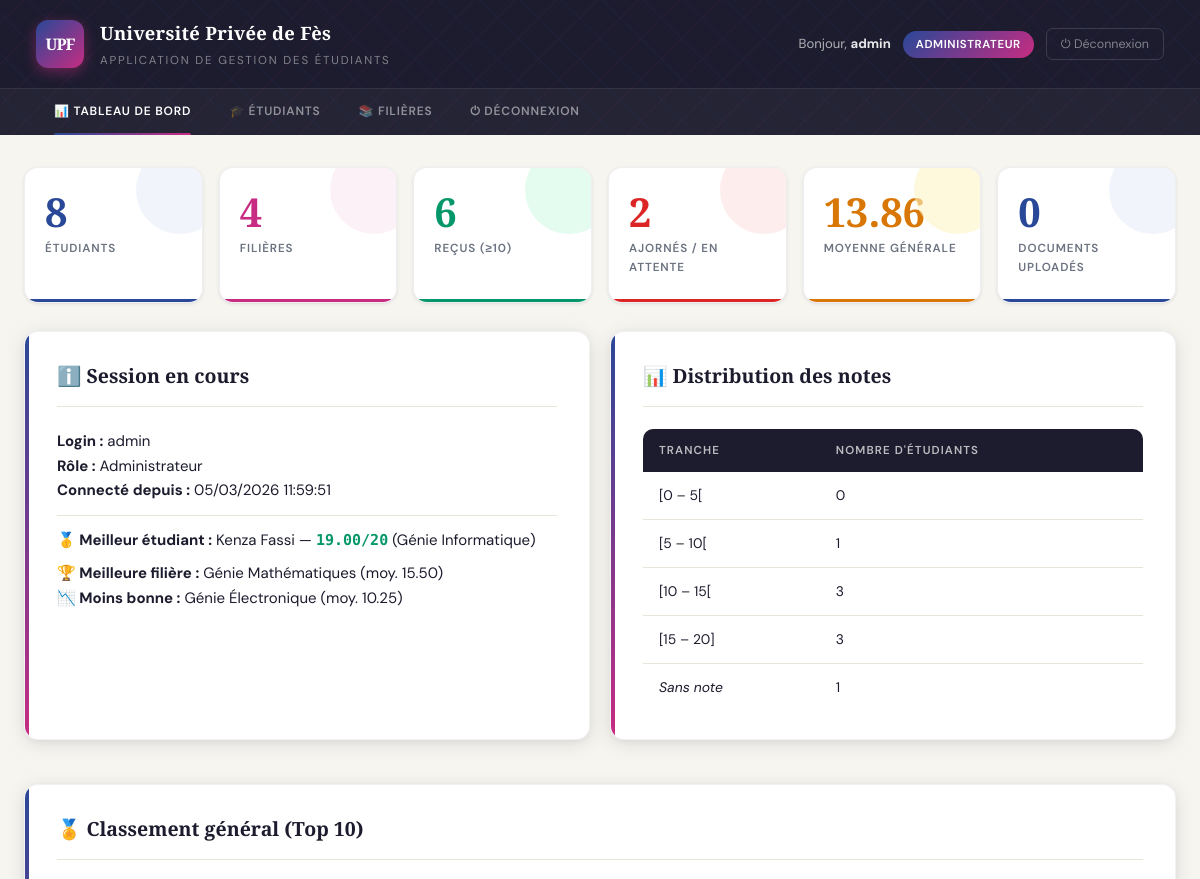
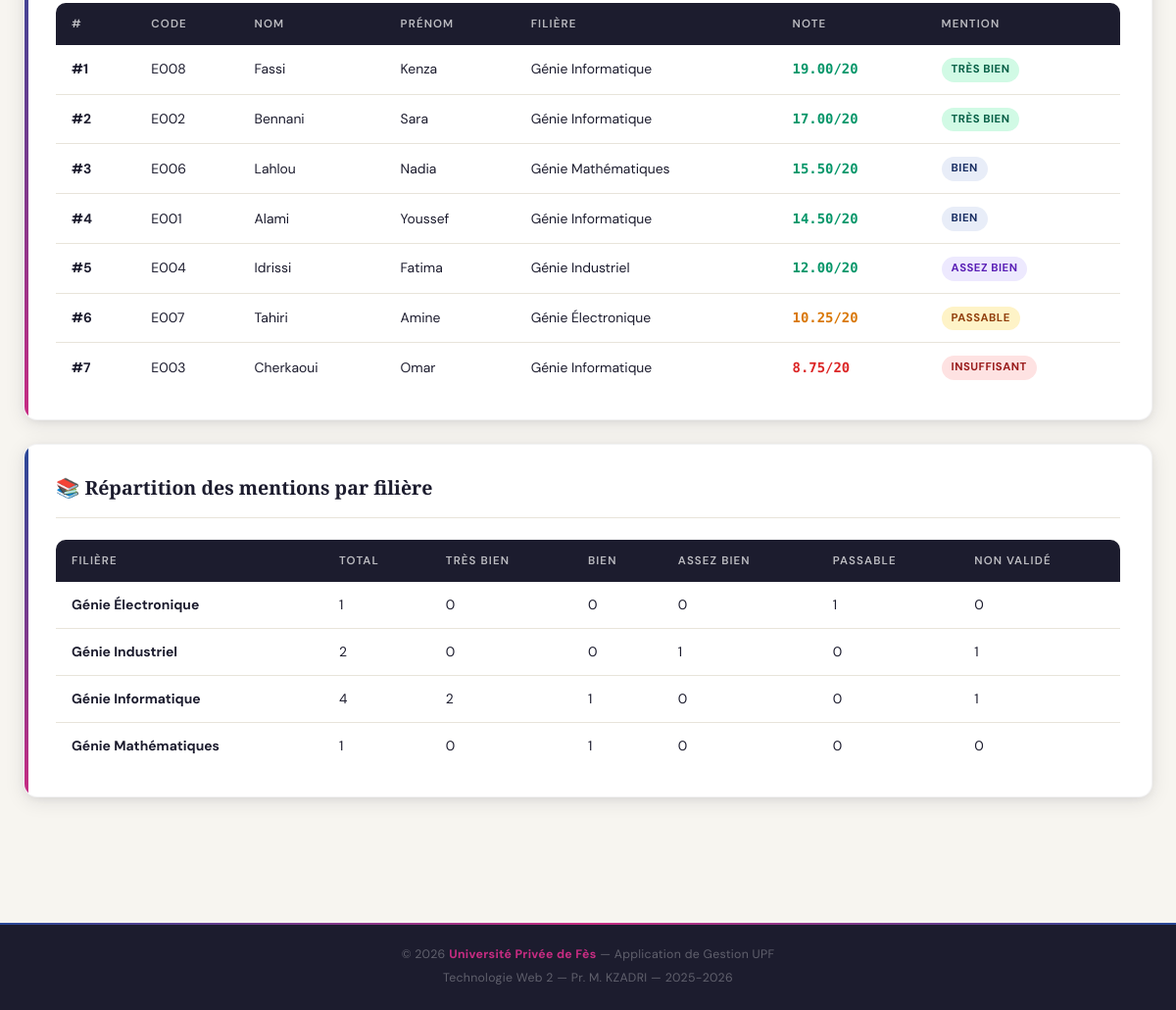
/admin/dashboard.php (signed in), run on the app's committed database (2 pictures, top to bottom).
### tables this page shows
CREATE TABLE IF NOT EXISTS etudiants (
    Code            VARCHAR(10)  NOT NULL,
    Nom             VARCHAR(50)  NOT NULL,
    Prenom          VARCHAR(50)  NOT NULL,
    Filiere         VARCHAR(10)  DEFAULT NULL,
    Note            DECIMAL(4,2) DEFAULT NULL,
    Photo           VARCHAR(255) DEFAULT NULL,
    date_naissance  DATE         DEFAULT NULL,
    email           VARCHAR(100) DEFAULT NULL,
    telephone       VARCHAR(20)  DEFAULT NULL,
    created_at      DATETIME     NOT NULL,
    PRIMARY KEY (Code),
    UNIQUE KEY uq_email (email),
    CONSTRAINT fk_etudiant_filiere FOREIGN KEY (Filiere) REFERENCES filieres(CodeF) ON DELETE SET NULL
);

CREATE TABLE IF NOT EXISTS filieres (
    CodeF       VARCHAR(10)  NOT NULL,
    IntituleF   VARCHAR(100) NOT NULL,
    responsable VARCHAR(100) DEFAULT NULL,
    nbPlaces    INT          DEFAULT NULL,
    created_at  DATETIME     NOT NULL,
    PRIMARY KEY (CodeF)
);

### admin/dashboard.php (the view, shortened to what this page needs)
<?php
$pdo = getConnexion();
$stats = $pdo->query('
    SELECT
        (SELECT COUNT(*) FROM etudiants) AS nb_etudiants,
        (SELECT COUNT(*) FROM filieres)  AS nb_filieres,
        (SELECT COUNT(*) FROM documents) AS nb_documents,
        (SELECT COUNT(*) FROM etudiants WHERE Note >= 10)        AS nb_recus,
        (SELECT COUNT(*) FROM etudiants WHERE Note < 10 OR Note IS NULL) AS nb_ajornes,
        (SELECT ROUND(AVG(Note),2) FROM etudiants WHERE Note IS NOT NULL) AS moyenne_generale,
        (SELECT COUNT(*) FROM etudiants WHERE Note IS NULL)      AS nb_sans_note
')->fetch();
$meilleur = $pdo->query('
    SELECT e.Nom, e.Prenom, e.Note, f.IntituleF
    FROM etudiants e
    LEFT JOIN filieres f ON e.Filiere = f.CodeF
    WHERE e.Note IS NOT NULL
    ORDER BY e.Note DESC
    LIMIT 1
')->fetch();
$classement = $pdo->query('
    SELECT e.Code, e.Nom, e.Prenom, e.Note, f.IntituleF,
           RANK() OVER (ORDER BY e.Note DESC) AS rang
    FROM etudiants e
    LEFT JOIN filieres f ON e.Filiere = f.CodeF
    WHERE e.Note IS NOT NULL
    ORDER BY e.Note DESC
    LIMIT 10
')->fetchAll();
$repartition = $pdo->query('
    SELECT f.CodeF, f.IntituleF,
        COUNT(e.Code) AS total,
        SUM(CASE WHEN e.Note >= 16 THEN 1 ELSE 0 END) AS tb,
        SUM(CASE WHEN e.Note >= 14 AND e.Note < 16 THEN 1 ELSE 0 END) AS bien,
        SUM(CASE WHEN e.Note >= 12 AND e.Note < 14 THEN 1 ELSE 0 END) AS ab,
        SUM(CASE WHEN e.Note >= 10 AND e.Note < 12 THEN 1 ELSE 0 END) AS passable,
        SUM(CASE WHEN e.Note < 10 OR e.Note IS NULL THEN 1 ELSE 0 END) AS insuffisant
    FROM filieres f
    LEFT JOIN etudiants e ON e.Filiere = f.CodeF
    GROUP BY f.CodeF, f.IntituleF
    ORDER BY f.CodeF
')->fetchAll();
$distribution = $pdo->query('
    SELECT
        SUM(CASE WHEN Note >= 0  AND Note <  5  THEN 1 ELSE 0 END) AS t0_5,
        SUM(CASE WHEN Note >= 5  AND Note < 10  THEN 1 ELSE 0 END) AS t5_10,
        SUM(CASE WHEN Note >= 10 AND Note < 15  THEN 1 ELSE 0 END) AS t10_15,
        SUM(CASE WHEN Note >= 15 AND Note <= 20 THEN 1 ELSE 0 END) AS t15_20
    FROM etudiants WHERE Note IS NOT NULL
')->fetch();
$moy_filieres = $pdo->query('
    SELECT f.IntituleF, ROUND(AVG(e.Note),2) AS moy
    FROM filieres f
    JOIN etudiants e ON e.Filiere = f.CodeF
    WHERE e.Note IS NOT NULL
    GROUP BY f.CodeF, f.IntituleF
    ORDER BY moy DESC
')->fetchAll();
function getMention($note) {
    if ($note >= 16) return ['Très Bien','badge-tb'];
    if ($note >= 14) return ['Bien','badge-bien'];
    if ($note >= 12) return ['Assez Bien','badge-ab'];
    if ($note >= 10) return ['Passable','badge-pass'];
    return ['Insuffisant','badge-insuf'];
}
$css_depth  = '../assets/';
$nav_links  = [
    ['href'=>'dashboard.php',           'label'=>'📊 Tableau de bord', 'active'=>true],
    ['href'=>'etudiants/liste.php',     'label'=>'🎓 Étudiants'],
    ['href'=>'filieres/liste.php',      'label'=>'📚 Filières'],
    ['href'=>'../logout.php',           'label'=>'⏻ Déconnexion'],
];
require_once '../includes/header.php';
?>
<div class="stats-grid">
    <div class="stat-card">
        <div class="number"><?= $stats['nb_etudiants'] ?></div>
        <div class="label">Étudiants</div>
    </div>
    <div class="stat-card pink">
        <div class="number"><?= $stats['nb_filieres'] ?></div>
        <div class="label">Filières</div>
    </div>
    <div class="stat-card green">
        <div class="number"><?= $stats['nb_recus'] ?></div>
        <div class="label">Reçus (≥10)</div>
    </div>
    <div class="stat-card red">
        <div class="number"><?= $stats['nb_ajornes'] ?></div>
        <div class="label">Ajornés / En attente</div>
    </div>
    <div class="stat-card orange">
        <div class="number"><?= $stats['moyenne_generale'] ?? 'N/A' ?></div>
        <div class="label">Moyenne générale</div>
    </div>
    <div class="stat-card">
        <div class="number"><?= $stats['nb_documents'] ?></div>
        <div class="label">Documents uploadés</div>
    </div>
</div>
<div style="display:grid;grid-template-columns:1fr 1fr;gap:20px;flex-wrap:wrap;">
<div class="card">
    <h2>ℹ️ Session en cours</h2>
    <p><strong>Login :</strong> <?= htmlspecialchars($_SESSION['login']) ?></p>
    <p><strong>Rôle :</strong> Administrateur</p>
    <p><strong>Connecté depuis :</strong> <?= htmlspecialchars($_SESSION['heure_connexion']) ?></p>
    <?php if ($meilleur): ?>
    <hr style="margin:12px 0;">
    <p><strong>🥇 Meilleur étudiant :</strong>
        <?= htmlspecialchars($meilleur['Prenom'] . ' ' . $meilleur['Nom']) ?>
        — <span class="note-vert"><?= $meilleur['Note'] ?>/20</span>
        (<?= htmlspecialchars($meilleur['IntituleF'] ?? '') ?>)
    </p>
    <?php endif; ?>
    <?php if (!empty($moy_filieres)): ?>
    <p style="margin-top:8px;"><strong>🏆 Meilleure filière :</strong> <?= htmlspecialchars($moy_filieres[0]['IntituleF']) ?> (moy. <?= $moy_filieres[0]['moy'] ?>)</p>
    <?php if (count($moy_filieres) > 1): ?>
    <p><strong>📉 Moins bonne :</strong> <?= htmlspecialchars(end($moy_filieres)['IntituleF']) ?> (moy. <?= end($moy_filieres)['moy'] ?>)</p>
    <?php endif; ?>
    <?php endif; ?>
</div>
<div class="card">
    <h2>📊 Distribution des notes</h2>
    <?php if ($distribution): ?>
    <table>
        <thead><tr><th>Tranche</th><th>Nombre d'étudiants</th></tr></thead>
        <tbody>
            <tr><td>[0 – 5[</td><td><?= $distribution['t0_5'] ?></td></tr>
            <tr><td>[5 – 10[</td><td><?= $distribution['t5_10'] ?></td></tr>
            <tr><td>[10 – 15[</td><td><?= $distribution['t10_15'] ?></td></tr>
            <tr><td>[15 – 20]</td><td><?= $distribution['t15_20'] ?></td></tr>
            <tr><td><em>Sans note</em></td><td><?= $stats['nb_sans_note'] ?></td></tr>
        </tbody>
    </table>
    <?php else: ?>
    <p class="alert alert-info">Aucune donnée de notes disponible.</p>
    <?php endif; ?>
</div>
</div>
<?php if (!empty($classement)): ?>
<div class="card" style="margin-top:20px;">
    <h2>🏅 Classement général (Top 10)</h2>
    <table>
        <thead>
            <tr><th>#</th><th>Code</th><th>Nom</th><th>Prénom</th><th>Filière</th><th>Note</th><th>Mention</th></tr>
        </thead>
        <tbody>
        <?php foreach ($classement as $e): ?>
            <?php [$mention, $badge] = getMention($e['Note']); ?>
            <tr>
                <td><strong>#<?= $e['rang'] ?></strong></td>
                <td><?= htmlspecialchars($e['Code']) ?></td>
                <td><?= htmlspecialchars($e['Nom']) ?></td>
                <td><?= htmlspecialchars($e['Prenom']) ?></td>
                <td><?= htmlspecialchars($e['IntituleF'] ?? '—') ?></td>
                <td><span class="<?= $e['Note'] >= 12 ? 'note-vert' : ($e['Note'] >= 10 ? 'note-orange' : 'note-rouge') ?>"><?= $e['Note'] ?>/20</span></td>
                <td><span class="badge <?= $badge ?>"><?= $mention ?></span></td>
            </tr>
        <?php endforeach; ?>
        </tbody>
    </table>
</div>
<?php endif; ?>
<?php if (!empty($repartition)): ?>
<div class="card" style="margin-top:20px;">
    <h2>📚 Répartition des mentions par filière</h2>
    <table>
        <thead>
            <tr><th>Filière</th><th>Total</th><th>Très Bien</th><th>Bien</th><th>Assez Bien</th><th>Passable</th><th>Non validé</th></tr>
        </thead>
        <tbody>
        <?php foreach ($repartition as $r): ?>
            <tr>
                <td><strong><?= htmlspecialchars($r['IntituleF']) ?></strong></td>
                <td><?= $r['total'] ?></td>
                <td><?= $r['tb'] ?></td>
                <td><?= $r['bien'] ?></td>
                <td><?= $r['ab'] ?></td>
                <td><?= $r['passable'] ?></td>
                <td><?= $r['insuffisant'] ?></td>
            </tr>
        <?php endforeach; ?>
        </tbody>
    </table>
</div>
<?php endif; ?>
<?php require_once '../includes/footer.php'; ?>

### includes/header.php (shortened to what this page needs)
<?php
$nav_links  = $nav_links  ?? [];
$css_depth  = $css_depth  ?? 'assets/';
?>
<!DOCTYPE html>
<html lang="fr">
<head>
    <link rel="stylesheet" href="<?= $css_depth ?>style.css">
</head>
<body>
<header>
    <div class="header-inner">
        <div class="logo">
            <div class="logo-mark">UPF</div>
            <div>
                <h1>Université Privée de Fès</h1>
                <span>Application de Gestion des Étudiants</span>
            </div>
        </div>
        <?php if (!empty($_SESSION['user_id'])): ?>
        <div class="header-user">
            <span>Bonjour, <strong><?= htmlspecialchars($_SESSION['login']) ?></strong></span>
            <span class="user-badge">
                <?= $_SESSION['role'] === 'admin' ? 'Administrateur' : 'Étudiant' ?>
            </span>
            <a href="<?= $css_depth === 'assets/' ? '' : '../' ?>logout.php">⏻ Déconnexion</a>
        </div>
        <?php endif; ?>
    </div>
    <?php if (!empty($nav_links)): ?>
    <nav>
        <?php foreach ($nav_links as $nl): ?>
        <a href="<?= htmlspecialchars($nl['href']) ?>"
           class="<?= !empty($nl['active']) ? 'active' : '' ?>">
            <?= htmlspecialchars($nl['label']) ?>
        </a>
        <?php endforeach; ?>
    </nav>
    <?php endif; ?>
</header>
<div class="container">

### includes/footer.php (shortened to what this page needs)
</div>
<footer>
    <p>&copy; <?= date('Y') ?> <strong>Université Privée de Fès</strong> — Application de Gestion UPF</p>
    <p style="margin-top:4px;">Technologie Web 2 — Pr. M. KZADRI — 2025-2026</p>
</footer>
</body>
</html>

### data on the page
etudiants: Prenom+Nom "Kenza Fassi", Note "19.00", Filiere.IntituleF "Génie Informatique", rang "1", Code "E008", Nom "Fassi", Prenom "Kenza", mention "TRÈS BIEN"
etudiants: rang "2", Code "E002", Nom "Bennani", Prenom "Sara", Filiere.IntituleF "Génie Informatique", Note "17.00", mention "TRÈS BIEN"
etudiants: rang "3", Code "E006", Nom "Lahlou", Prenom "Nadia", Filiere.IntituleF "Génie Mathématiques", Note "15.50", mention "BIEN"
etudiants: rang "4", Code "E001", Nom "Alami", Prenom "Youssef", Filiere.IntituleF "Génie Informatique", Note "14.50", mention "BIEN"
etudiants: rang "5", Code "E004", Nom "Idrissi", Prenom "Fatima", Filiere.IntituleF "Génie Industriel", Note "12.00", mention "ASSEZ BIEN"
etudiants: rang "6", Code "E007", Nom "Tahiri", Prenom "Amine", Filiere.IntituleF "Génie Électronique", Note "10.25", mention "PASSABLE"
etudiants: rang "7", Code "E003", Nom "Cherkaoui", Prenom "Omar", Filiere.IntituleF "Génie Informatique", Note "8.75", mention "INSUFFISANT"
filieres: IntituleF "Génie Électronique", total "1", tb "0", bien "0", ab "0", passable "1", insuffisant "0"
filieres: IntituleF "Génie Industriel", total "2", tb "0", bien "0", ab "1", passable "0", insuffisant "1"
filieres: IntituleF "Génie Informatique", total "4", tb "2", bien "1", ab "0", passable "0", insuffisant "1"
filieres: IntituleF "Génie Mathématiques", total "1", tb "0", bien "1", ab "0", passable "0", insuffisant "0"

### other printed values
$_SESSION['login'] "admin"
$nl['label'] "📊 TABLEAU DE BORD"
$nl['label'] "🎓 ÉTUDIANTS"
$nl['label'] "📚 FILIÈRES"
$nl['label'] "⏻ DÉCONNEXION"
$stats['nb_etudiants'] "8"
$stats['nb_filieres'] "4"
$stats['nb_recus'] "6"
$stats['nb_ajornes'] "2"
$stats['moyenne_generale'] "13.86"
$stats['nb_documents'] "0"
$_SESSION['heure_connexion'] "05/03/2026 11:59:51"
$moy_filieres[0]['IntituleF'] "Génie Mathématiques"
$moy_filieres[0]['moy'] "15.50"
end($moy_filieres)['IntituleF'] "Génie Électronique"
